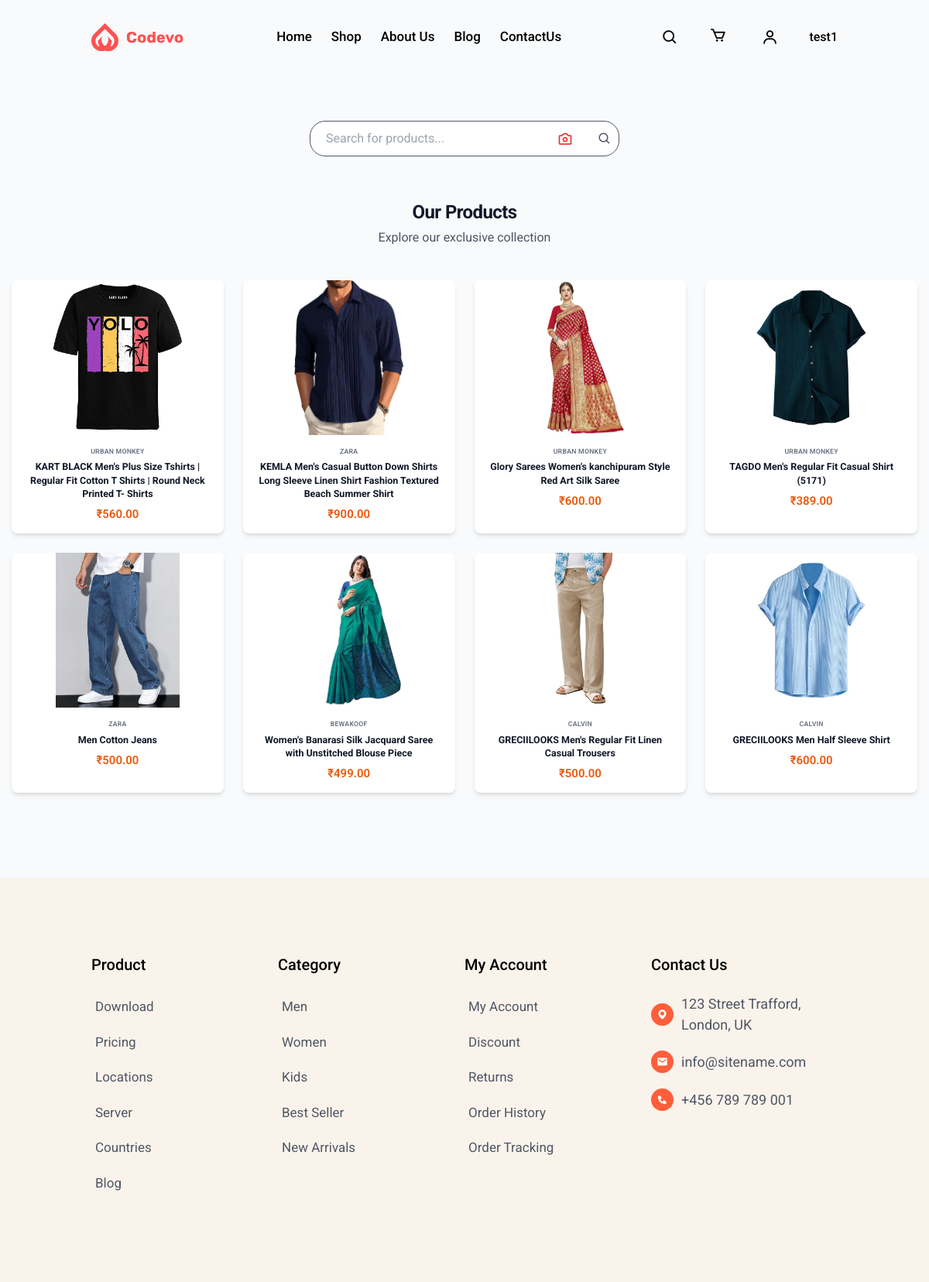
The page /customer/shop/ (signed in) on the database its author committed.
### authapp/models.py (models this page shows, shortened)
class Customer(models.Model):
    login = models.OneToOneField(Login, on_delete=models.CASCADE, primary_key=True)
    name = models.CharField(max_length=100, verbose_name='Full Name')
    phone = models.CharField(
        max_length=15,
        validators=[RegexValidator(regex=r'^\+?1?\d{9,15}$', message="Phone number must be in the format: '+999999999'.")],
        verbose_name='Phone Number'
    )
    address = models.TextField(blank=True, null=True, verbose_name='Address')
    pincode = models.CharField(
        max_length=6,
        blank=True,
        null=True,
        validators=[RegexValidator(regex=r'^\d{6}$', message="Pincode must be 6 digits.")],
        verbose_name='Pincode'
    )
    photo = models.ImageField(
        upload_to="customer_photos/",
        blank=True,
        null=True,
        verbose_name='Profile Photo'
    )
    class Meta:
        verbose_name_plural = "Customers"

class Brand(models.Model):
    login = models.OneToOneField(Login, on_delete=models.CASCADE, primary_key=True)
    brand_name = models.CharField(
        max_length=100,
        verbose_name="Brand Name",
        default="Unknown Brand"
    )
    representative_name = models.CharField(
        max_length=100,
        verbose_name="Representative Name",
        default="Unknown Representative"
    )
    phone = models.CharField(
        max_length=10,
        validators=[RegexValidator(regex=r'^[6789]\d{9}$', message="Enter a valid 10-digit phone number.")],
        verbose_name="Phone Number",
        default="0000000000"
    )
    address = models.TextField(
        verbose_name="Business Address",
        default="No address provided"
    )
    pincode = models.CharField(
        max_length=6,
        blank=True,
        null=True,
        validators=[RegexValidator(regex=r'^\d{6}$', message="Pincode must be 6 digits.")],
        verbose_name='Pincode'
    )
    logo = models.ImageField(
        upload_to="brand_logos/",
        verbose_name="Brand Logo",
        blank=True,
        null=True
    )
    pan_card = models.CharField(
        max_length=10,
        validators=[RegexValidator(
            regex=r'^[A-Z]{5}[0-9]{4}[A-Z]{1}$',
            message="Enter a valid PAN card number (format: ABCDE1234F)"
        )],
        verbose_name="PAN Card Number",
        blank=True,
        null=True
    )
    gstin = models.CharField(
        max_length=15,
        validators=[RegexValidator(
            regex=r'^[0-9]{2}[A-Z]{5}[0-9]{4}[A-Z]{1}[1-9A-Z]{1}Z[0-9A-Z]{1}$',
            message="Enter a valid GSTIN number"
        )],
        verbose_name="GSTIN",
        blank=True,
        null=True
    )
    bank_account_number = models.CharField(
        max_length=18,
        verbose_name="Bank Account Number",
        blank=True,
        null=True
    )
    ifsc_code = models.CharField(
        max_length=11,
        validators=[RegexValidator(
            regex=r'^[A-Z]{4}0[A-Z0-9]{6}$',
            message="Enter a valid IFSC code (format: ABCD0123456)"
        )],
        verbose_name="IFSC Code",
        blank=True,
        null=True
    )
    aadhaar_photo = models.ImageField(
        upload_to="aadhaar_photos/",
        verbose_name="Aadhaar Card Photo",
        blank=True,
        null=True
    )
    class Meta:
        verbose_name_plural = "Brands"

### ecommerceapp/models.py (models this page shows, shortened)
class Product(models.Model):
    SIZE_TYPE_CHOICES = [
        ("alphabet", "Alphabetic Sizes"),
        ("numeric", "Numeric Sizes")
    ]
    product_id = models.UUIDField(default=uuid.uuid4, editable=False, unique=True)
    name = models.CharField(max_length=255)
    brand = models.ForeignKey(Brand, on_delete=models.CASCADE)
    category = models.ForeignKey(Category, on_delete=models.CASCADE)
    price = models.DecimalField(max_digits=10, decimal_places=2)
    discount_price = models.DecimalField(max_digits=10, decimal_places=2, blank=True, null=True)
    color = models.CharField(max_length=50, blank=True, null=True)
    image = models.ImageField(upload_to="products/")
    feature_vector = models.BinaryField(blank=True, null=True)
    size_type = models.CharField(max_length=10, choices=SIZE_TYPE_CHOICES, default="alphabet")
    stock_available = models.BooleanField(default=True)
    description = models.TextField(blank=True, null=True)
    material = models.TextField(blank=True, null=True)
    product_code = models.CharField(max_length=100, unique=True, blank=True)  # Allow blank, but ensure unique values
    package_contains = models.CharField(max_length=255, blank=True, null=True)
    marketed_by = models.TextField(blank=True, null=True)
    imported_by = models.TextField(blank=True, null=True)
    country_of_origin = models.CharField(max_length=100, blank=True, null=True)
    net_quantity = models.CharField(max_length=50, blank=True, null=True)
    customer_care_address = models.TextField(blank=True, null=True)
    commodity = models.CharField(max_length=255, blank=True, null=True)
    is_visible = models.BooleanField(default=True, help_text="Uncheck to hide the product from customers.")

### ecommerceapp/views.py (the view, shortened to what this page needs)
# urls.py: path('customer/shop/', views.customer_shop, name='customer_shop'),
@login_required
def customer_shop(request):
    try:
        customer = Customer.objects.get(login=request.user)
    except Customer.DoesNotExist:
        customer = Customer.objects.create(login=request.user)
        customer.save()
        logger.info(f"Created new customer for user: {request.user.username}")
    products = Product.objects.filter(is_visible=True)
    search_query = request.POST.get("search_query", "").strip()
    return render(request, "customer/customershop.html", {
        "products": products,
        "search_query": search_query,
        "customer": customer
    })

### ecommerceapp/context_processors.py (called while the page is built)
def brand_context(request):
    if request.user.is_authenticated:
        brand = Brand.objects.filter(login=request.user).first()  # Use 'login' instead of 'user'
        return {'brand': brand}  # Pass brand info to templates
    return {}  # Empty if user not logged in

### templates/customer/customershop.html (shortened to what this page needs)
{% load static %}
{% include "customer/customerheader.html" %}
<!DOCTYPE html>
<html lang="en">
<head>
    <script src="https://cdn.tailwindcss.com"></script>
</head>
<body>
    <section class="search-section">
        <div class="container">
            <form method="POST" enctype="multipart/form-data">
                <div class="search-wrapper">
                    <input type="text" name="search_query" id="searchInput" placeholder="Search for products..." value="{{ search_query|default:'' }}" onkeypress="if(event.key === 'Enter') this.form.submit();" />
                    <div class="icon d-flex" id="search-icon">
                        <i class="bx bx-search"></i>
                    </div>
                </div>
                <div class="icon d-flex" id="camera-icon" onclick="openCameraInput()">
                    <i class="bx bx-camera"></i>
                </div>
            </form>
        </div>
    </section>
<section class="section products py-16 flex-grow">
    <div class="title text-center mb-12">
        <h2 class="text-4xl font-bold text-gray-900 tracking-tight">Our Products</h2>
        <p class="mt-2 text-gray-600">Explore our exclusive collection</p>
    </div>
    <div class="container max-w-screen-xl mx-auto px-6">
        {% if products %}
        <div class="grid grid-cols-1 sm:grid-cols-2 md:grid-cols-3 lg:grid-cols-4 gap-10">
            {% for product in products %}
            <a href="{% url 'product_page' product.product_id %}" class="block group bg-white rounded-xl shadow-md overflow-hidden transform transition-all duration-300 hover:shadow-xl hover:-translate-y-1">
                <div class="relative">
                    <img src="{{ product.image.url }}" alt="{{ product.name }}"
                        class="w-full h-80 object-contain transition-transform duration-300 group-hover:scale-105"/>
                </div>
                <div class="p-6 text-center">
                    <h3 class="text-sm font-semibold text-gray-500 uppercase tracking-wide">{{ product.brand.brand_name }}</h3>
                    <h4 class="text-xl font-bold text-gray-900 mt-2">{{ product.name }}</h4>
                    <span class="text-2xl font-semibold text-orange-600 mt-3 block">₹{{ product.discount_price }}</span>
                </div>
            </a>
            {% endfor %}
        </div>
        {% else %}
        <p class="text-center text-gray-500 text-lg py-10 col-span-full">No products available.</p>
        {% endif %}
    </div>
</section>
    {% include "customer/customerfooter.html" %}
</body>
</html>

### templates/customer/customerheader.html (shortened to what this page needs)
{% load static %}
<!DOCTYPE html>
<html lang="en">
<head>
  <link href="https://unpkg.com/boxicons@2.0.9/css/boxicons.min.css" rel="stylesheet" />
  <link rel="stylesheet" href="https://unpkg.com/swiper/swiper-bundle.min.css" />
  <link rel="stylesheet" href="{% static 'ecommerceapp/css/customerstyles.css' %}">
  <link rel="stylesheet" href="{% static 'ecommerceapp/css/product.css' %}">
</head>
<body>
  <header class="header">
    <nav class="navbar">
      <div class="row container d-flex">
        <div class="logo">
          <img src="{% static 'ecommerceapp/images/logo.svg' %}" alt="Logo" />
        </div>
        <div class="nav-list d-flex">
          <a href="{% url 'customerhome' %}">Home</a>
          <a href="{% url 'customer_shop' %}">Shop</a>
          <a href="{% url 'customer_aboutus' %}">About Us</a>
          <a href="{% url 'customerhome' %}#blog-section" id="blog-link">Blog</a>
          <a href="{% url 'customer_contactus' %}">ContactUs</a>
        </div>
        <div class="icons d-flex">
          <div class="icon d-flex" id="search-icon">
            <i class="bx bx-search"></i>
          </div>
          <div class="icon d-flex" id="cart-icon">
            <a href="{% url 'customer_cart' %}">
              <i class="bx bx-cart"></i>
            </a>
          </div>
            <div class="icon user-icon d-flex">
              {% if request.user.is_authenticated %}
                <div class="user-dropdown">
                  <a href="#" class="dropdown-toggle" aria-haspopup="true" aria-expanded="false">
                    <i class="bx bx-user"></i>
                  </a>
                </div>
              {% endif %}
            </div>
            <span class="username">{{ customer.name | default:"customer not found"}}</span>
      </div>
    </nav>
  </header>
</body>
</html>

### static/ecommerceapp/css/customerstyles.css (style rules this page uses)
:root { --primary-color: #ff5e3a; --default-color: #4f5665; --black-color: #000; --grey-color: #f0f0f0; --white-color: #fff; --lightpink: #ffcce0; --blue: #1a1aff; --custom: #1a1aff; --color: #4d4d4d; --lightblue: #ccccff; --box-shadow-1: 0 5px 15px rgba(0, 0, 0, 0.1); --box-shadow-2: 0 5px 15px rgba(255, 94, 58, 0.2); --gradient: linear-gradient(to bottom, #fccb90, #ff9a9e); --btn-gradient: linear-gradient(to bottom, #ff5151 50%, #ff5e3a); }
*, *::after, *::before { box-sizing: inherit; margin: 0; padding: 0; border: none; outline: none; }
html { font-size: 62.5%; box-sizing: border-box; }
body { font-family: "Roboto", sans-serif; font-size: 1.6rem; font-weight: 400; color: var(--black-color); background-color: var(--white-color); }
h1, h2, h3, h4 { color: var(--black-color); line-height: 1.2; font-weight: 500; }
a { text-decoration: none; color: inherit; }
section { padding: 5rem 0 5rem; overflow: hidden; }
p { line-height: 3rem; }
img { max-width: 100%; height: auto; }
.container { max-width: 120rem; padding: 0 3rem; margin: auto; }
.d-flex { display: flex; align-items: center; }
.header { margin-bottom: 4rem; }
.header .navbar { padding: 2.5rem 0; position: relative; z-index: 1; }
.header .navbar .row { justify-content: space-between; }
.header .navbar .row .nav-list a { display: inline-block; padding: 1rem; font-size: 1.7rem; font-weight: 500; color: var(--black-color); }
.header .navbar .row .nav-list a:not(:last-child) { margin-right: 0.5rem; }
.header .navbar .row .icons .icon { font-size: 2.2rem; padding: 0.5rem; color: var(--black-color); cursor: pointer; justify-content: center; position: relative; }
.header .navbar .row .icons .icon:not(:last-child) { margin-right: 3rem; }
.section .title { text-align: center; margin-bottom: 5rem; }
.section .title h2 { font-size: 2.4rem; }
.search-section { padding: 2rem 0; }
.search-section .container { display: flex; justify-content: center; align-items: center; }
.search-wrapper { display: flex; align-items: center; position: relative; }
.search-section input[type="text"] { width: 400px; padding: 1rem 2rem; border: 1px solid var(--default-color); border-radius: 20px; font-size: 1.6rem; outline: none; transition: border-color 0.3s; }
.search-section .icon { position: absolute; right: 10px; top: 50%; transform: translateY(-50%); font-size: 1.8rem; color: var(--default-color); cursor: pointer; }
#camera-icon { font-size: 2rem; color: #e3342f; cursor: pointer; position: absolute; top: 180px; right: 600px; }
.products { padding: 5rem 0; }
.products .title { text-align: center; margin-bottom: 4rem; }
.text-center { text-align: center; }
.icon.user-icon { display: flex; align-items: center; gap: 0.5rem; }
.user-dropdown { position: relative; display: inline-block; }
.user-dropdown .dropdown-toggle { display: flex; align-items: center; text-decoration: none; color: var(--black-color); font-size: 1.7rem; font-weight: 500; padding: 0.5rem; cursor: pointer; transition: color 0.3s; }
.user-dropdown .dropdown-toggle i { font-size: 2.2rem; }
.username { font-size: 1.6rem; font-weight: 500; color: var(--black-color); }

### static/ecommerceapp/css/product.css (style rules this page uses)
body { font-family: 'Roboto', sans-serif; margin: 0; padding: 0; background-color: #f9fafb; color: #333; }

### templates/customer/customershop.html (style rules this page uses)
#camera-icon { right: 460px; }

### rows shown on the page
Customer: name "test1"
Product: image (picture), brand.brand_name "URBAN MONKEY", name "KART BLACK Men's Plus Size Tshirts | Regular Fit Cotton T Shirts | Round Neck Printed T- Shirts", discount_price "560.00"
Product: image (picture), brand.brand_name "ZARA", name "KEMLA Men's Casual Button Down Shirts Long Sleeve Linen Shirt Fashion Textured Beach Summer Shirt", discount_price "900.00"
Product: image (picture), brand.brand_name "URBAN MONKEY", name "Glory Sarees Women's kanchipuram Style Red Art Silk Saree", discount_price "600.00"
Product: image (picture), brand.brand_name "URBAN MONKEY", name "TAGDO Men's Regular Fit Casual Shirt (5171)", discount_price "389.00"
Product: image (picture), brand.brand_name "ZARA", name "Men Cotton Jeans", discount_price "500.00"
Product: image (picture), brand.brand_name "BEWAKOOF", name "Women's Banarasi Silk Jacquard Saree with Unstitched Blouse Piece", discount_price "499.00"
Product: image (picture), brand.brand_name "CALVIN", name "GRECIILOOKS Men's Regular Fit Linen Casual Trousers", discount_price "500.00"
Product: image (picture), brand.brand_name "CALVIN", name "GRECIILOOKS Men Half Sleeve Shirt", discount_price "600.00"
